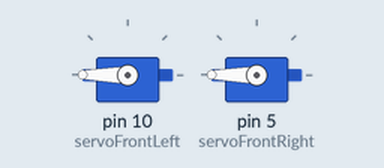
This sketch was run on a simulated Arduino Uno, built with avr-gcc and run on an emulated ATmega328P. Shown: 2 × servo.

Above: at 0.05 s.
Timing chart, 0 to 4.6 s (numbered marks = the images above):
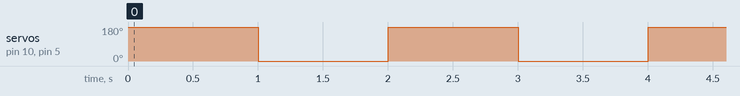

Measured:
- by itself, servo on pin 10 (servoFrontLeft), servo on pin 5 (servoFrontRight): alternates 180° for 1.0 s and 0° for 1.0 s

The sketch:

servo.ino
```cpp
#include <Servo.h>
Servo servoFrontLeft; // Define our Servo
Servo servoFrontRight; // Define our Servo

void setup()
{
   servoFrontLeft.attach(10); // servo on digital pin 10
   servoFrontRight.attach(5); // servo on digital pin 5
}

void loop()
{
   servoFrontLeft.write(180);  // Turn Servo Left to 45 degrees
   servoFrontRight.write(180);  // Turn Servo Left to 45 degrees
   delay(1000);          // Wait 1 second
   servoFrontRight.write(0);   // Turn Servo Left to 0 degrees
   servoFrontLeft.write(0);   // Turn Servo Left to 0 degrees
   delay(1000);          // Wait 1 second

}
```
